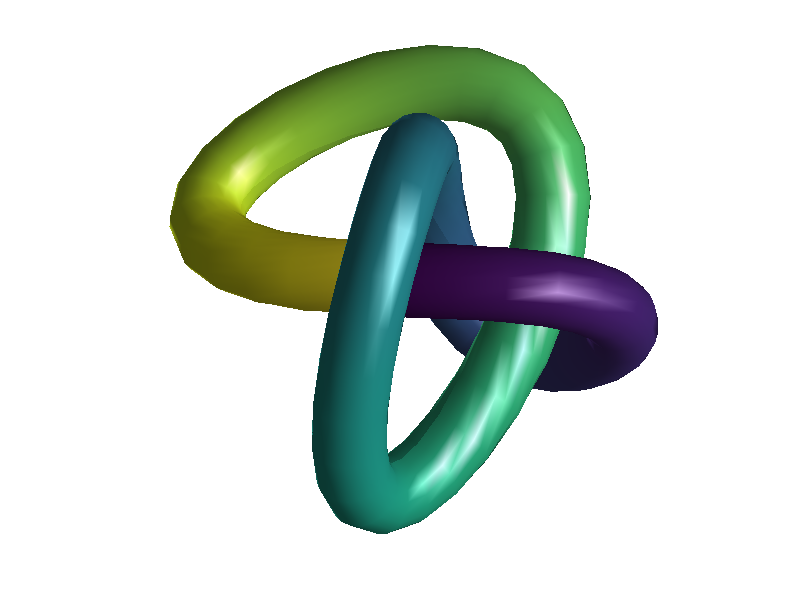

MATLAB code for this plot: (Note: this script raises an error after producing the figure.)
%% Three-Dimensional Knot
% This example shows how to compute the parametric representation of
% tube-like surfaces and displays the tube with SURF.
%
% Original code by Rouben Rostamian, March 1991.  Modified from Titan
% MATLAB(R) to MATLAB(R) V4.0 by Cleve Moler, September 1991.

% Copyright 1984-2012 The MathWorks, Inc.

%% Set the Parameters

% Number of grid points in each (circular) section of the tube.
m = 20;
% Number of sections along the tube.
n = 60;
% Radius of the tube.
R = 0.75;
% Symmetry index.  Try q=floor(n/3) (symmetric) or q=floor(n/4)
q = floor(n/3);

% Do not change this!
t = (0:n)/n;


%% Specify the Generating Function
% The generating function f0 must be 1-periodic.
% f1 and f2 are the first and second derivatives of f0.

a = 2; b = 3; c = 1.5;
q1=2; q2=4;
f0 = sin(q1*pi*t) + a*sin(q2*pi*t) - ...
    b*cos(4*pi*t)/2 + c*sin(6*pi*t);
f1 = (q1*pi)*cos(q1*pi*t) + a*(q2*pi)*cos(q2*pi*t) + ...
    b*(4*pi)*sin(4*pi*t)/2 + c*(6*pi)*cos(6*pi*t);
f2 = -(q1*pi)^2*sin(q1*pi*t) - a*(q2*pi)^2*sin(q2*pi*t) + ...
    b*(4*pi)^2*cos(4*pi*t)/2 - c*(6*pi)^2*sin(6*pi*t);
plot3(f0,f1,f2)

%% Generate the Surface
% Start by extending f periodically to 2 period-intervals:
f0 = [ f0(1:n) f0(1:n) ];
f1 = [ f1(1:n) f1(1:n) ];
f2 = [ f2(1:n) f2(1:n) ];

%%
% [x10;x20;x30] is the parametric representation of
% the center-line of the tube:
x10 = f0(1:n+1);
x20 = f0(q+1:q+n+1);
x30 = f0(2*q+1:2*q+n+1);
clf
plot3(x10,x20,x30)

%%
% [x11;x21;x31] is velocity (same as tangent) vector:
x11 = f1(1:n+1);
x21 = f1(q+1:q+n+1);
x31 = f1(2*q+1:2*q+n+1);
plot3(x11,x21,x31)

%%
% [x12;x22;x32] is acceleration vector:
x12 = f2(1:n+1);
x22 = f2(q+1:q+n+1);
x32 = f2(2*q+1:2*q+n+1);
plot3(x12,x22,x32)

%%
% Calculate the speed:
speed = sqrt(x11.^2 + x21.^2 + x31.^2);
plot(speed)

%%
% This is the dot-product of the velocity and acceleration vectors:
velacc = x11.*x12 + x21.*x22 + x31.*x32;
plot(velacc)

%%
% Compute the normalized normal vector.

% Here is the normal vector:
nrml1 = speed.^2 .* x12 - velacc.*x11;
nrml2 = speed.^2 .* x22 - velacc.*x21;
nrml3 = speed.^2 .* x32 - velacc.*x31;
normallength = sqrt(nrml1.^2 + nrml2.^2 + nrml3.^2);

% And here is the normalized normal vector:
unitnormal1 = nrml1 ./ normallength;
unitnormal2 = nrml2 ./ normallength;
unitnormal3 = nrml3 ./ normallength;

plot3(unitnormal1,unitnormal2,unitnormal3)

%%
% And the binormal vector ( B = T x N )
binormal1 = (x21.*unitnormal3 - x31.*unitnormal2) ./ speed;
binormal2 = (x31.*unitnormal1 - x11.*unitnormal3) ./ speed;
binormal3 = (x11.*unitnormal2 - x21.*unitnormal1) ./ speed;

plot3(binormal1,binormal2,binormal3)

%%
% s is the coordinate along the circular cross-sections of the tube:
s = (0:m)';
s = (2*pi/m)*s;

%%
% Each of x1, x2, x3 is an (m+1)x(n+1) matrix.
% Rows represent coordinates along the tube.  Columns represent coordinates
% in each (circular) cross-section of the tube.

xa1 = ones(m+1,1)*x10;
xb1 = (cos(s)*unitnormal1 + sin(s)*binormal1);
xa2 = ones(m+1,1)*x20;
xb2 = (cos(s)*unitnormal2 + sin(s)*binormal2);
xa3 = ones(m+1,1)*x30;
xb3 = (cos(s)*unitnormal3 + sin(s)*binormal3);

%%
% Compute the final surface.

x1 = xa1 + R*xb1;
x2 = xa2 + R*xb2;
x3 = xa3 + R*xb3;
color = ones(m+1,1)*((0:n)*2/n-1);


%% Plot the Surface

surf(x1,x2,x3,color);
shading interp;
light
lighting gouraud % 'lighting phong' will use zbuffer, slower 
view(2)
axis equal off
axis vis3d % for smooth rotate3d


displayEndOfDemoMessage(mfilename)